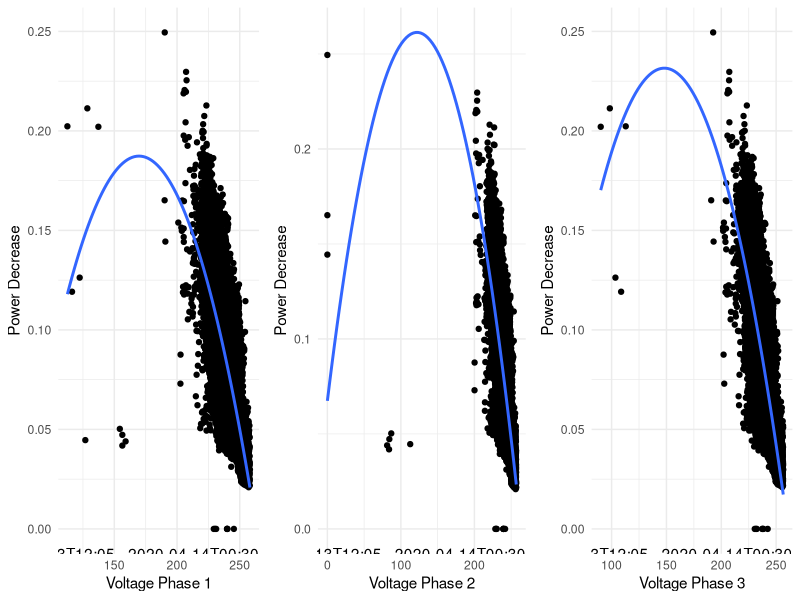

This chart was generated by the following R code:

library(MASS)
library(ggplot2)
library(readxl)
library(gridExtra)

# Read the data from the Excel file
data <- read_excel("Dataset.xlsx")

# Combine the extracted data into a single data frame
df <- data.frame(
  time = data[[2]],  # Assuming time is in the 2nd column
  voltage_phase_1 = data[[3]],
  voltage_phase_2 = data[[4]],
  voltage_phase_3 = data[[5]],
  current_phase_1 = data[[6]],
  current_phase_2 = data[[7]],
  current_phase_3 = data[[8]],
  active_power_phase_1 = data[[12]],
  active_power_phase_2 = data[[13]],
  active_power_phase_3 = data[[14]]
)

# Create a new variable for power decrease based on voltage increase
df$power_decrease <- (df$active_power_phase_1 + df$active_power_phase_2 + df$active_power_phase_3) / (df$voltage_phase_1 + df$voltage_phase_2 + df$voltage_phase_3)

# Fit square regression models for each phase
square_model_phase_1 <- lm(power_decrease ~ voltage_phase_1 + I(voltage_phase_1^2), data = df)
square_model_phase_2 <- lm(power_decrease ~ voltage_phase_2 + I(voltage_phase_2^2), data = df)
square_model_phase_3 <- lm(power_decrease ~ voltage_phase_3 + I(voltage_phase_3^2), data = df)

# Obtain the summary of the models
print(summary(square_model_phase_1))
print(summary(square_model_phase_2))
print(summary(square_model_phase_3))

print(AIC_lm_phase_1 <- AIC(square_model_phase_1))
print(BIC_lm_phase_1 <- BIC(square_model_phase_1))
print(goodness_of_fit_lm_phase_1 <- summary(square_model_phase_1)$r.squared)
            
print(AIC_lm_phase_2 <- AIC(square_model_phase_2))
print(BIC_lm_phase_2 <- BIC(square_model_phase_2))
print(goodness_of_fit_lm_phase_2 <- summary(square_model_phase_2)$r.squared)
                        
print(AIC_lm_phase_3 <- AIC(square_model_phase_3))
print(BIC_lm_phase_3 <- BIC(square_model_phase_3))
print(goodness_of_fit_lm_phase_3 <- summary(square_model_phase_3)$r.squared)
                                    

# Plot the relationship between voltage and power decrease for each phase
plot_phase_1 <- ggplot(df, aes(x = voltage_phase_1, y = power_decrease)) +
  geom_point() +
  geom_smooth(method = "lm", formula = y ~ x + I(x^2), se = FALSE) +
  labs(x = "Voltage Phase 1", y = "Power Decrease") +
  theme_minimal() +
  annotate("text", x = Inf, y = -Inf, hjust = 1, label = paste("Time Range:", min(df$time), "-", max(df$time)))

plot_phase_2 <- ggplot(df, aes(x = voltage_phase_2, y = power_decrease)) +
  geom_point() +
  geom_smooth(method = "lm", formula = y ~ x + I(x^2), se = FALSE) +
  labs(x = "Voltage Phase 2", y = "Power Decrease") +
  theme_minimal() +
  annotate("text", x = Inf, y = -Inf, hjust = 1, label = paste("Time Range:", min(df$time), "-", max(df$time)))

plot_phase_3 <- ggplot(df, aes(x = voltage_phase_3, y = power_decrease)) +
  geom_point() +
  geom_smooth(method = "lm", formula = y ~ x + I(x^2), se = FALSE) +
  labs(x = "Voltage Phase 3", y = "Power Decrease") +
  theme_minimal() +
  annotate("text", x = Inf, y = -Inf, hjust = 1, label = paste("Time Range:", min(df$time), "-", max(df$time)))

# Show the regression plots side by side
print(grid.arrange(plot_phase_1, plot_phase_2, plot_phase_3, ncol = 3))